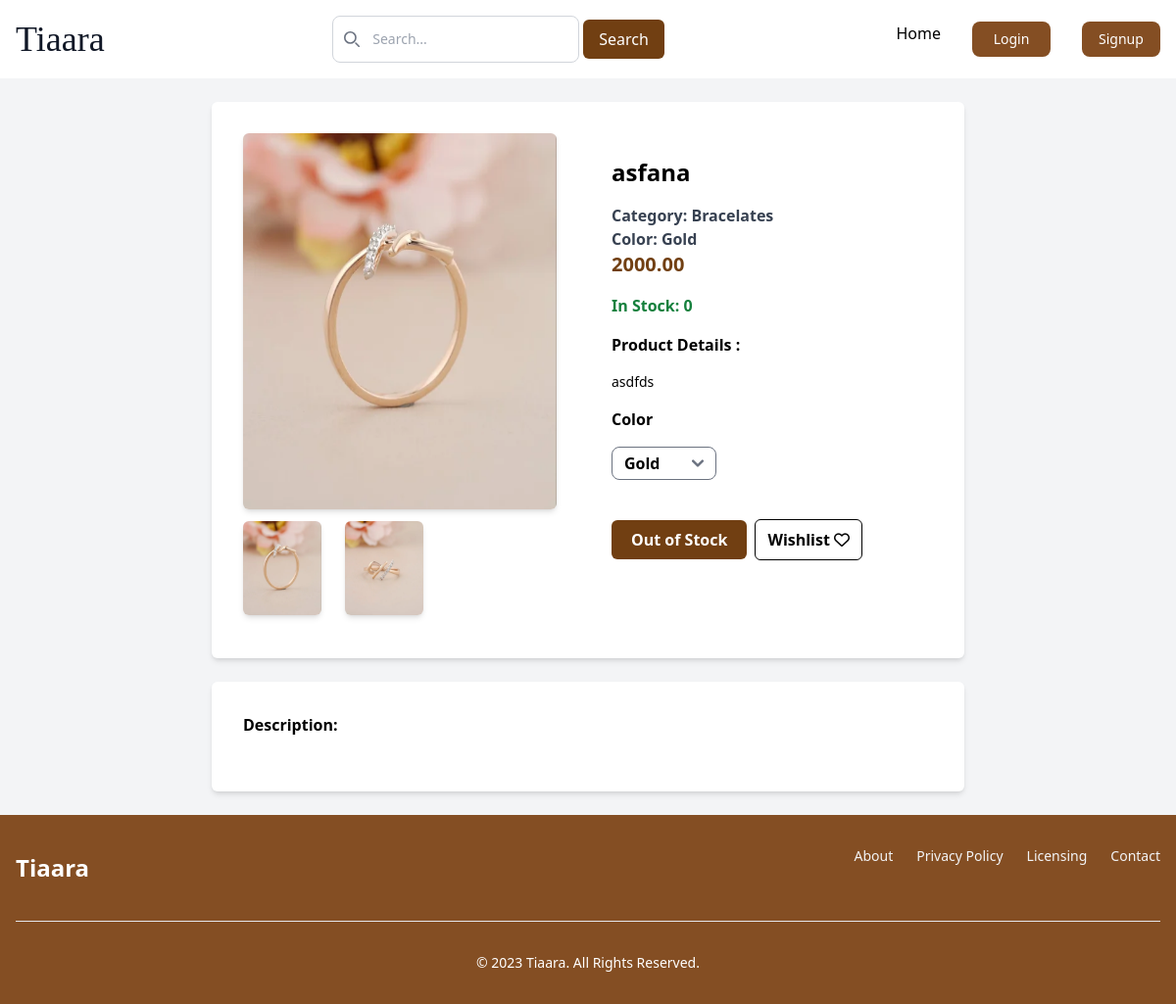
Before: /product_details/6/ with the older database file.
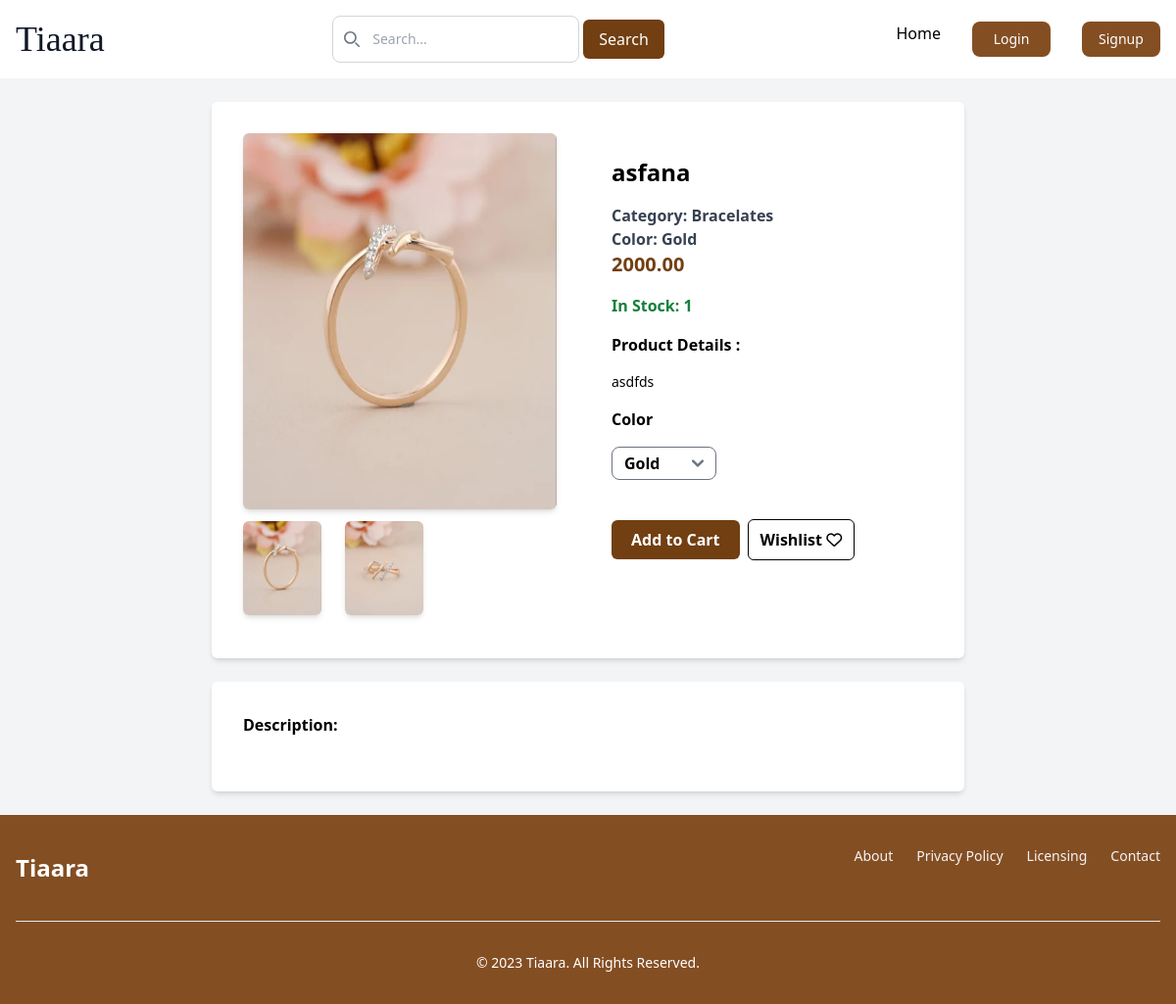
After: the same page with the newer database file.
### adminapp/models.py (models this page shows, shortened)
class Variant(models.Model):
    color=models.CharField(max_length=50, default="None")
    product=models.ForeignKey(Product, on_delete=models.CASCADE, related_name='variants')
    price = models.DecimalField(default=0, max_digits=7, decimal_places=2)
    stock=models.IntegerField(default=0)
    img1=models.ImageField(upload_to='product_images',blank=True)
    img2=models.ImageField(upload_to='product_images',blank=True)
    img3=models.ImageField(upload_to='product_images',blank=True)
    img4=models.ImageField(upload_to='product_images',blank=True)
    active=models.BooleanField(default=True)
    discount_price = models.DecimalField(default=0, max_digits=7, decimal_places=2)

class Product(models.Model):
    productname=models.CharField(max_length=50)
    category=models.ForeignKey(Category,on_delete=models.CASCADE)
    details=models.CharField(max_length=100, default='None')
    description=models.TextField()
    active = models.BooleanField(null=True, blank=True)
    offer = models.ForeignKey(ProductOffer, on_delete=models.SET_NULL, null=True, blank=True)

class Category(models.Model):
    name=models.CharField(max_length=50)
    active=models.BooleanField(default=True)
    image=models.ImageField(upload_to='category_images',blank=True)
    offer=models.ForeignKey(CategoryOffer, on_delete=models.SET_NULL, null=True, blank=True)
    def __str__(self):
        return self.name

### authentication/views.py (the view)
# urls.py: path('product_details/<int:id>/', views.product_details,  name="product_details"),
def product_details(request,id):
    product = get_object_or_404(Product, id=id)
    variants = Variant.objects.filter(product=product)
    variant=variants.first()
    return render(request,'user/productdetails.html', {'variant':variant, 'variants':variants})

### templates/user/productdetails.html (shortened to what this page needs)
{% extends 'base.html' %}
{% block content %}
<body class="bg-gray-100">
    <div class="max-w-3xl mx-auto p-8 bg-white rounded-md shadow-md flex flex-col md:flex-row m-6">
        <div class="md:pr-8 md:w-1/2" id="img-container">
            <img id="mainImage" src="{{ variant.img1.url }}" alt="Product Image" class="rounded-md shadow-md w-full h-auto mb-4 md:h-96 md:w-96 md:mb-0">
            <div class="flex mt-4 md:mt-0">
                <img onclick="changeImage('{{ variant.img1.url }}')" src="{{ variant.img1.url }}" alt="Small Image 1" class="rounded-md shadow-md m-3 ml-0 w-16 h-20 md:w-20 md:h-24">
                {% if variant.img2 %}
                    <img onclick="changeImage('{{ variant.img2.url }}')" src="{{ variant.img2.url }}" alt="Small Image 2" class="rounded-md shadow-md m-3 w-16 h-20 md:w-20 md:h-24">
                {% endif %}
            </div>
        </div>
        <div class="p-6 md:w-1/2">
            <h2 class="text-2xl font-semibold text-black  mb-4">{{variant.product.productname }}</h2>
            <p class="text-gray-700 font-semibold">Category: {{variant.product.category}}</p>
            <p class="text-gray-700 font-semibold">Color: {{variant.color}}</p>
            <p class="text-xl text-yellow-900 font-bold mb-4">{{variant.discount_price}}</p>
            {% if variant.stock <= 5 > 0 %}
                <p class="text-green-700 mb-4 font-semibold">In Stock: {{ variant.stock }}</p>
            {% elif variant.stock is 0 %}
                <p class="text-green-700 mb-4 font-semibold">Out of stock</p>
            {% endif %}
            <p class="text-black text-md mb-4 font-semibold">Product Details :</p>
            <p class="text-black text-sm mb-4">{{ variant.product.details }}</p>
            <p class="text-black text-md mb-4 font-semibold">Color</p>
            <select
                id="variant"
                class="font-semibold px-3 py-1 rounded-lg"
                name="variant"
                onchange="window.location.href = this.value;"
            >
            {% for variant_option in variants %}
            <option value="{% url 'product_detail' variant_option.id %}" {% if variant_option.id == variant.id %}selected{% endif %}>
                {{ variant_option.color }}
            </option>
        {% endfor %}
            </select>
            <div class="flex items-center space-x-2 mt-4 md:mt-10">
            {%if variant.stock is 0 %}
            <button class="px-5 py-2 bg-yellow-900 text-white rounded-md font-semibold ">
               Out of Stock
           </button>
           {% else %}
           <form method="post" action="{% url 'add_to_cart' variant.id %}">
            <button class="px-5 py-2 bg-yellow-900 text-white rounded-md font-semibold " type="submit">Add to Cart</button>
          </form>
            {% endif %}
                 <a href="{% url 'addwishlist' variant.id %}">
                    <button class="px-3 py-2 border border-black text-black rounded-md font-semibold hover:bg-yellow-900 hover:text-white">Wishlist <i class="fa-regular fa-heart"></i></button></a>
            </div>
        </div>
    </div>
    <div class="max-w-3xl mx-auto p-8 bg-white rounded-md shadow-md m-6">
        <p class="text-black mb-4 font-semibold">Description:</p>
    </div>
</body>
{% endblock content %}

Changed rows visible on the page:
changed Variant "Gold": stock "0" → "1"
Other visible differences:
text no longer shown: "Out of Stock"
text now shown: "Add to Cart"
